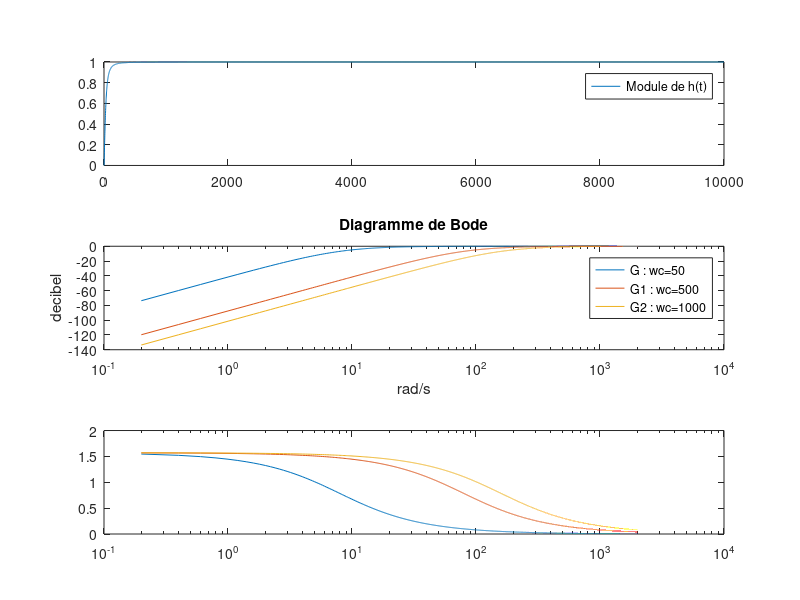

MATLAB code for this plot:
clear all
close all
clc

Te = 5*1e-4;
f1 = 500;
f2 = 400;
f3 = 50;
t = 0:Te:5-Te;
fe = 1/Te;
N = length(t);

fshift = (-N/2:N/2-1)*(fe/N);
f = (0:N-1)*(fe/N);

x = sin(2*pi*f1*t)+sin(2*f2*pi*t)+sin(2*pi*f3*t);
y = fft(x);
%{
subplot(2,1,1)
plot(t,x)

subplot(2,1,2)
plot(fshift, fftshift(abs(y)));
%}

k = 1;
wc = 50;
wc1 = 500;
wc2 = 1000;

h = (k*1j*((2*pi*f)/wc))./(1+1j*((2*pi*f)/wc));
h1 = (k*1j*((2*pi*f)/wc1))./(1+1j*((2*pi*f)/wc1));
h2 = (k*1j*((2*pi*f)/wc2))./(1+1j*((2*pi*f)/wc2));

G = 20*log(abs(h));
G1 = 20*log(abs(h1));
G2 = 20*log(abs(h2));

P = angle(h);
P1 = angle(h1);
P2 = angle(h2);

subplot(3,1,1)
semilogx(abs(h))
plot(abs(h))
legend("Module de h(t)")

subplot(3,1,2)
semilogx(f,G,f,G1,f,G2);
title("Diagramme de Bode")
xlabel("rad/s")
ylabel("decibel")
legend("G : wc=50","G1 : wc=500","G2 : wc=1000")

subplot(3,1,3)
semilogx(f,P,f,P1,f,P2)
%legend("P","P1","P2")